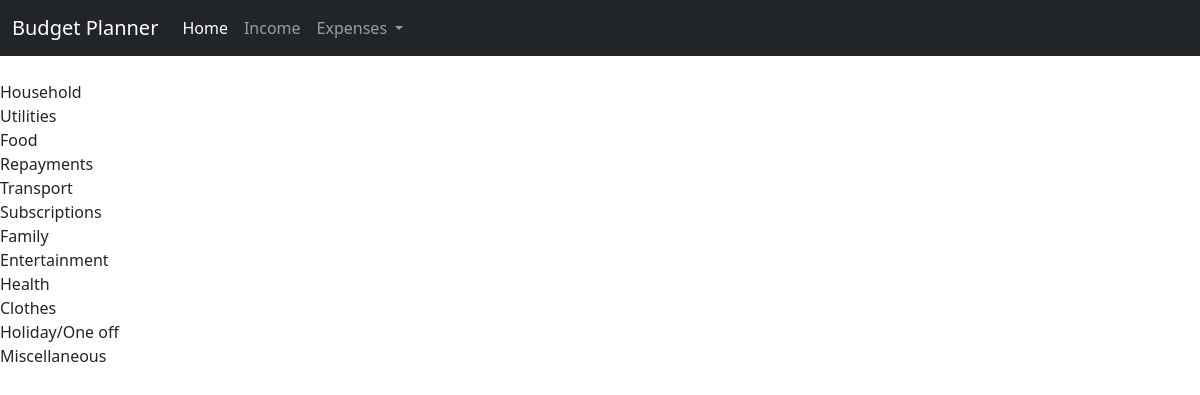
The page /categories on the database its author committed.
### application/models.py (models this page shows)
class Categories(db.Model):
    id = db.Column(db.Integer, primary_key = True)
    name = db.Column(db.String(50), unique = True, nullable = False)
    date = db.Column(db.DateTime, nullable = False, default = date.today)
    items = db.relationship('Expenses', backref = 'category')

### application/routes.py (the view)
@app.route('/categories', methods=['POST', 'GET'])
def categories():
    categories = Categories.query.all()
    return render_template('categories.html', title="Categories", categories=categories)

### application/templates/categories.html
{% extends 'layout.html' %}
{% block body_content %}
    {% for category in categories %}
        {{ category.name }} &emsp; {{ category.created_at }}<br>
    {% endfor %}
{% endblock body_content %}

### application/templates/layout.html (shortened to what this page needs)
{% extends "base.html" %}
{% block body %}
    <nav class="navbar navbar-expand-lg navbar-dark bg-dark">
      <div class="container-fluid">
        <a class="navbar-brand" href="#">Budget Planner</a>
        <div class="collapse navbar-collapse" id="navbarNavDropdown">
          <ul class="navbar-nav">
            <li class="nav-item">
              <a class="nav-link active" aria-current="page" href="{{ url_for('index') }}">Home</a>
            </li>
            <li class="nav-item">
              <a class="nav-link" href="{{ url_for('income') }}">Income</a>
            </li>
            <li class="nav-item dropdown">
              <a class="nav-link dropdown-toggle" href="#" id="navbarDropdownMenuLink" role="button" data-bs-toggle="dropdown" aria-expanded="false">
                Expenses
              </a>
            </li>
          </ul>
        </div>
      </div>
    </nav>
    <br>
    {% block body_content %}
    {% endblock body_content %}
{% endblock body %}

### application/templates/base.html (shortened to what this page needs)
<html lang="en">
<head>
    <link href="https://cdn.jsdelivr.net/npm/bootstrap@5.1.3/dist/css/bootstrap.min.css" rel="stylesheet">
    <link rel="stylesheet" type="text/css" href="https://cdn.datatables.net/1.10.25/css/dataTables.bootstrap5.css">
</head>
<body>
    {% block body %}
    {% endblock body %}
</body>
</html>

### rows shown on the page
Categories: name "Household"
Categories: name "Utilities"
Categories: name "Food"
Categories: name "Repayments"
Categories: name "Transport"
Categories: name "Subscriptions"
Categories: name "Family"
Categories: name "Entertainment"
Categories: name "Health"
Categories: name "Clothes"
Categories: name "Holiday/One off"
Categories: name "Miscellaneous"
